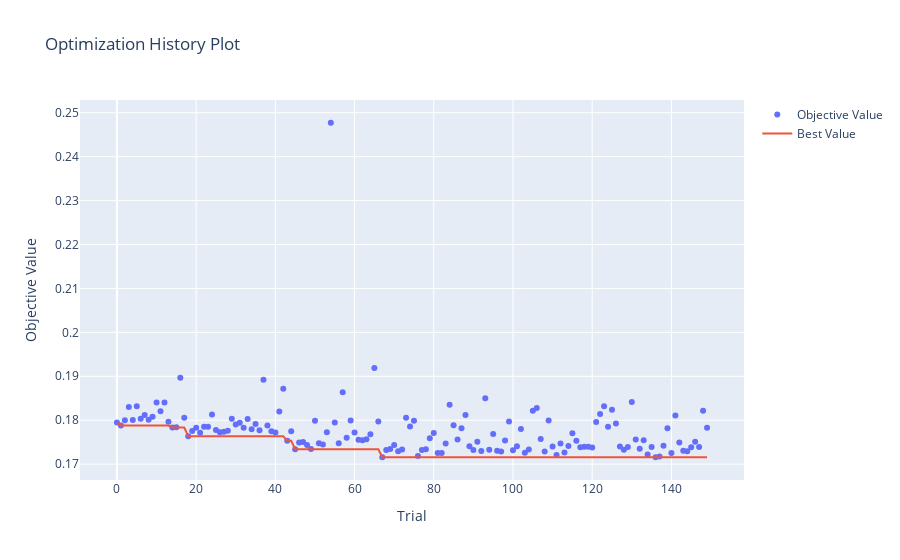

The cell this chart's notebook holds for it:
### Code cell
# History of optimization

optuna.visualization.plot_optimization_history(study_cat)

### Figure 1 — Plotly figure (JSON) as saved in the notebook; plotly's stock layout.template omitted (floating-point values rounded to 4 significant figures; data arrays with more than 128 entries replaced by an {"elided": "..."} marker saying what was removed)
{"data": [{"mode": "markers", "name": "Objective Value", "type": "scatter", "x": {"elided": "150 int values"}, "y": {"elided": "150 float values"}}, {"mode": "lines", "name": "Best Value", "type": "scatter", "x": {"elided": "150 int values"}, "y": {"elided": "150 float values"}}, {"marker": {"color": "#cccccc"}, "mode": "markers", "name": "Infeasible Trial", "showlegend": false, "type": "scatter", "x": [], "y": []}], "layout": {"title": {"text": "Optimization History Plot"}, "xaxis": {"title": {"text": "Trial"}}, "yaxis": {"title": {"text": "Objective Value"}}}}
